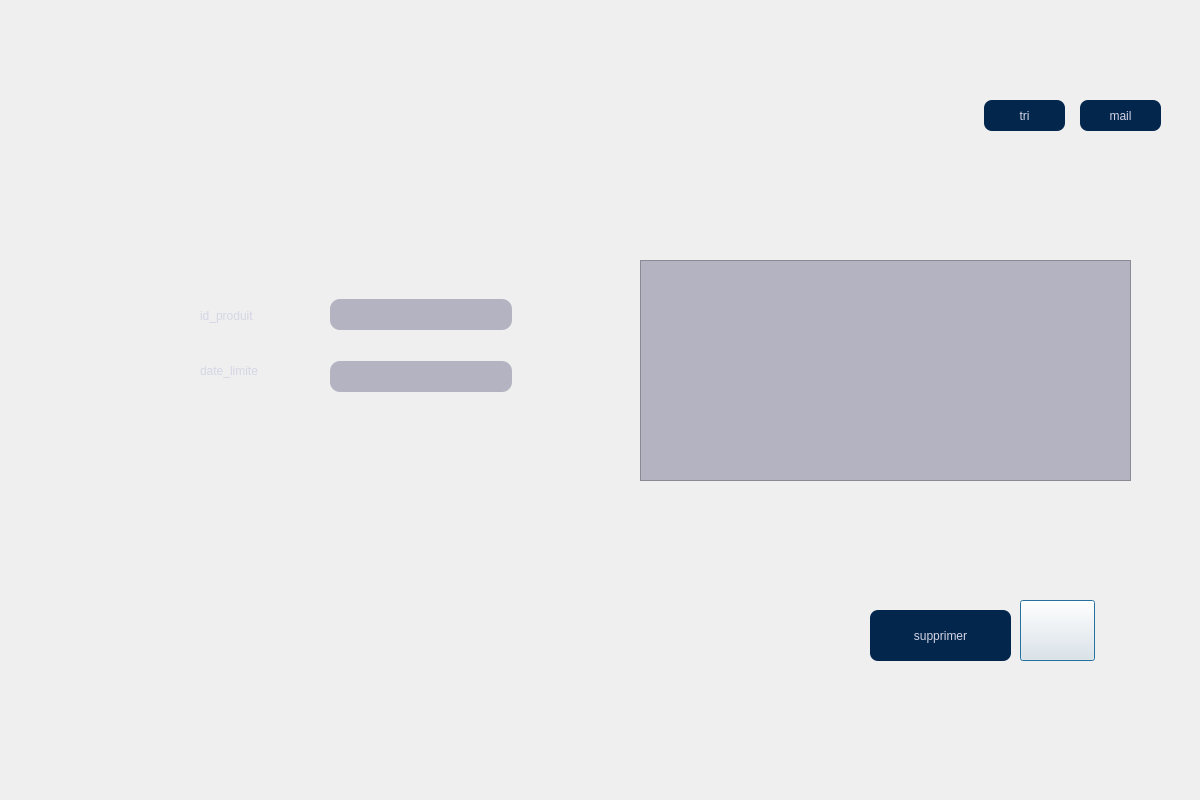
<?xml version="1.0" encoding="UTF-8"?>
<ui version="4.0">
 <class>produit</class>
 <widget class="QDialog" name="produit">
  <property name="geometry">
   <rect>
    <x>0</x>
    <y>0</y>
    <width>1200</width>
    <height>800</height>
   </rect>
  </property>
  <property name="windowTitle">
   <string>Dialog</string>
  </property>
  <widget class="QLabel" name="label">
   <property name="geometry">
    <rect>
     <x>200</x>
     <y>300</y>
     <width>91</width>
     <height>31</height>
    </rect>
   </property>
   <property name="styleSheet">
    <string notr="true">font: 87 10pt &quot;Lato Black&quot;;
	color: rgb(213, 213, 229);</string>
   </property>
   <property name="text">
    <string>id_produit</string>
   </property>
  </widget>
  <widget class="QLabel" name="label_2">
   <property name="geometry">
    <rect>
     <x>200</x>
     <y>350</y>
     <width>91</width>
     <height>41</height>
    </rect>
   </property>
   <property name="styleSheet">
    <string notr="true">font: 87 10pt &quot;Lato Black&quot;;
	color: rgb(213, 213, 229);</string>
   </property>
   <property name="text">
    <string>date_limite</string>
   </property>
  </widget>
  <widget class="QTableView" name="tableView_2">
   <property name="geometry">
    <rect>
     <x>640</x>
     <y>260</y>
     <width>491</width>
     <height>221</height>
    </rect>
   </property>
   <property name="styleSheet">
    <string notr="true">background-color:rgb(179, 179, 193);
</string>
   </property>
  </widget>
  <widget class="QPushButton" name="pushButton">
   <property name="geometry">
    <rect>
     <x>1020</x>
     <y>600</y>
     <width>75</width>
     <height>61</height>
    </rect>
   </property>
   <property name="styleSheet">
    <string notr="true">border-image: url(:/interface/yas.png);</string>
   </property>
   <property name="text">
    <string/>
   </property>
  </widget>
  <widget class="QPushButton" name="pushButton_2">
   <property name="geometry">
    <rect>
     <x>870</x>
     <y>610</y>
     <width>141</width>
     <height>51</height>
    </rect>
   </property>
   <property name="styleSheet">
    <string notr="true">QPushButton{
font: 87 15pt &quot;Lato Black&quot;;
	color: rgb(213, 213, 229);
background-color:rgb(3, 38, 77);
border-radius:8px;
}
QPushButton::hover{
background-color:rgb(179, 179, 193);
}</string>
   </property>
   <property name="text">
    <string>supprimer</string>
   </property>
  </widget>
  <widget class="QPushButton" name="pushButton_tri">
   <property name="geometry">
    <rect>
     <x>984</x>
     <y>100</y>
     <width>81</width>
     <height>31</height>
    </rect>
   </property>
   <property name="styleSheet">
    <string notr="true">QPushButton{
font: 87 15pt &quot;Lato Black&quot;;
	color: rgb(213, 213, 229);
background-color:rgb(3, 38, 77);
border-radius:8px;
}
QPushButton::hover{
background-color:rgb(179, 179, 193);
}</string>
   </property>
   <property name="text">
    <string>tri</string>
   </property>
  </widget>
  <widget class="QPushButton" name="pushButton_mail">
   <property name="geometry">
    <rect>
     <x>1080</x>
     <y>100</y>
     <width>81</width>
     <height>31</height>
    </rect>
   </property>
   <property name="styleSheet">
    <string notr="true">QPushButton{
font: 87 15pt &quot;Lato Black&quot;;
	color: rgb(213, 213, 229);
background-color:rgb(3, 38, 77);
border-radius:8px;
}
QPushButton::hover{
background-color:rgb(179, 179, 193);
}</string>
   </property>
   <property name="text">
    <string>mail</string>
   </property>
  </widget>
  <widget class="QLabel" name="label_3">
   <property name="geometry">
    <rect>
     <x>0</x>
     <y>-10</y>
     <width>1200</width>
     <height>800</height>
    </rect>
   </property>
   <property name="styleSheet">
    <string notr="true">border-image: url(:/interface/beyaaa.png);</string>
   </property>
   <property name="text">
    <string/>
   </property>
   <property name="pixmap">
    <pixmap>:/new/prefix1/gereproduit.png</pixmap>
   </property>
  </widget>
  <widget class="QPushButton" name="pushButton_retour">
   <property name="geometry">
    <rect>
     <x>1010</x>
     <y>732</y>
     <width>75</width>
     <height>41</height>
    </rect>
   </property>
   <property name="styleSheet">
    <string notr="true">background:transparent;
border:transparent;</string>
   </property>
   <property name="text">
    <string/>
   </property>
  </widget>
  <widget class="QLineEdit" name="lineEdit">
   <property name="geometry">
    <rect>
     <x>330</x>
     <y>299</y>
     <width>182</width>
     <height>31</height>
    </rect>
   </property>
   <property name="styleSheet">
    <string notr="true">/*background-color: transparent;
color: rgb(255, 255, 255);*/
QLineEdit { 
font: 63 8pt &quot;Yu Gothic UI Semibold&quot;;
background-color:rgb(179, 179, 193);
border-style: outset;
	color: rgb(0, 0, 0);
border-radius: 10px;
border-color: blue;
min-width: 10em;
padding: 6px;
}
QLineEdit:hover:!pressed {
background-color:rgb(213, 213, 229);
border-style: inset;
background-color:rgb(213, 213, 229);
background-color:rgb(213, 213, 229);
}
/*QLineEdit:selected {
background-color:rgb(179, 179, 193);
border-style: inset;
}*/
</string>
   </property>
  </widget>
  <widget class="QLineEdit" name="dateEdit">
   <property name="geometry">
    <rect>
     <x>330</x>
     <y>361</y>
     <width>182</width>
     <height>31</height>
    </rect>
   </property>
   <property name="styleSheet">
    <string notr="true">/*background-color: transparent;
color: rgb(255, 255, 255);*/
QLineEdit { 
font: 63 8pt &quot;Yu Gothic UI Semibold&quot;;
background-color:rgb(179, 179, 193);
border-style: outset;
	color: rgb(0, 0, 0);
border-radius: 10px;
border-color: blue;
min-width: 10em;
padding: 6px;
}
QLineEdit:hover:!pressed {
background-color:rgb(213, 213, 229);
border-style: inset;
background-color:rgb(213, 213, 229);
background-color:rgb(213, 213, 229);
}
/*QLineEdit:selected {
background-color:rgb(179, 179, 193);
border-style: inset;
}*/
</string>
   </property>
  </widget>
  <widget class="QPushButton" name="pushButton_3">
   <property name="geometry">
    <rect>
     <x>1110</x>
     <y>710</y>
     <width>71</width>
     <height>61</height>
    </rect>
   </property>
   <property name="styleSheet">
    <string notr="true">background:transparent;
border:none;</string>
   </property>
   <property name="text">
    <string/>
   </property>
  </widget>
  <zorder>label_3</zorder>
  <zorder>label</zorder>
  <zorder>label_2</zorder>
  <zorder>tableView_2</zorder>
  <zorder>lineEdit</zorder>
  <zorder>pushButton</zorder>
  <zorder>pushButton_2</zorder>
  <zorder>pushButton_mail</zorder>
  <zorder>pushButton_retour</zorder>
  <zorder>pushButton_tri</zorder>
  <zorder>dateEdit</zorder>
  <zorder>pushButton_3</zorder>
 </widget>
 <resources/>
 <connections/>
</ui>
